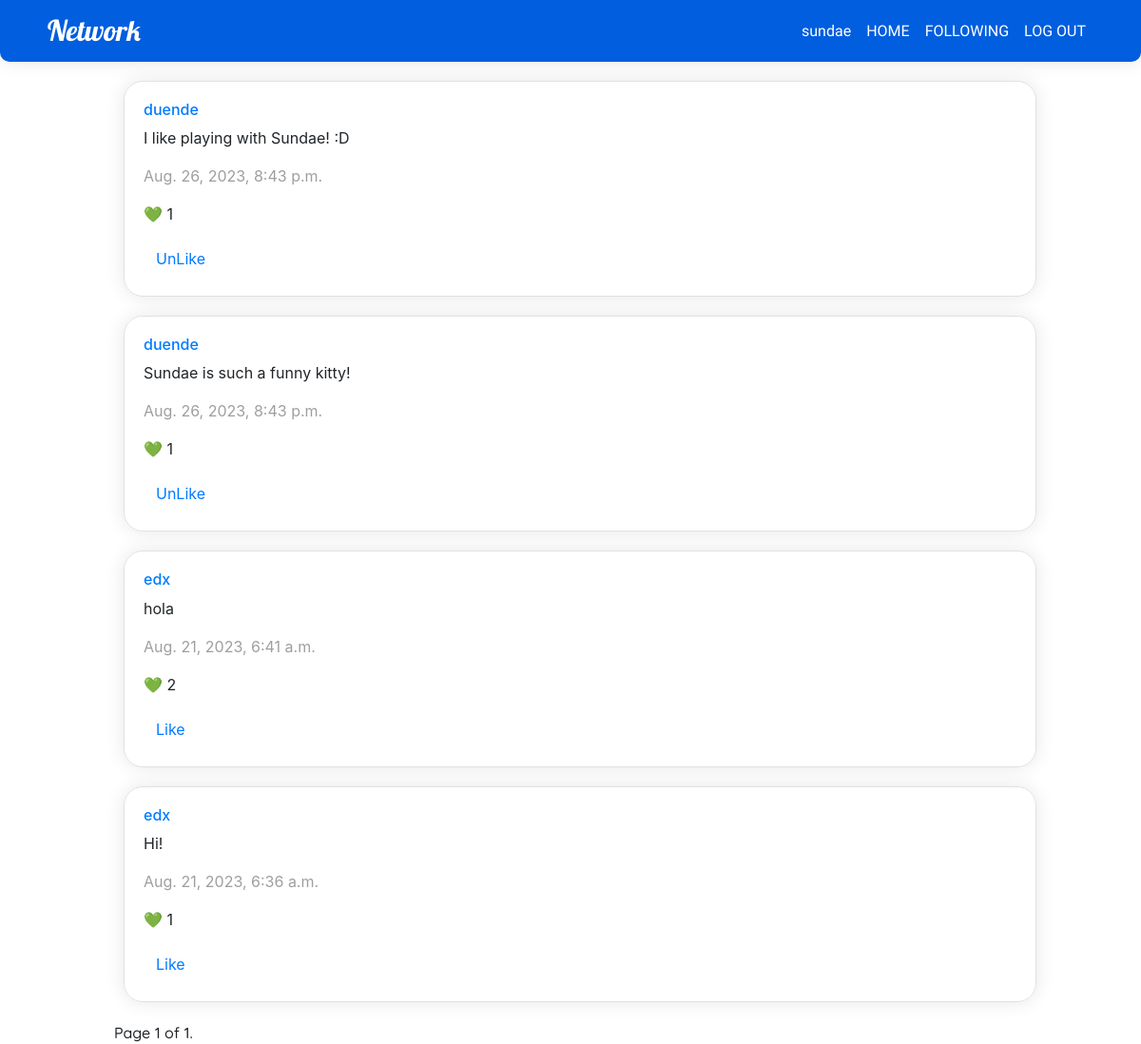
The page /following (signed in) on the database its author committed.
### network/models.py (models this page shows, shortened)
class User(AbstractUser):
    followers = models.ManyToManyField('self', symmetrical=False, related_name='user_followers')
    follows = models.ManyToManyField('self', symmetrical=False, related_name='user_follows')

class Post(models.Model):
    content = models.CharField(max_length=140)
    user = models.ForeignKey(User, related_name=("author"), on_delete=models.CASCADE)
    date = models.DateTimeField(auto_now_add=True)
    likedBy = models.ManyToManyField(User, null=True, blank=True, related_name="likedBy")
    likes = models.IntegerField(default=0)

### network/views.py (the view)
# urls.py: path("following", views.following, name="following"),
def following(request):
    actualUser = request.user
    actualProfile = User.objects.get(pk=actualUser.id)
    whoFollows = actualProfile.follows.all()
    posts = Post.objects.filter(user__in=whoFollows).order_by('-date')
    paginator = Paginator(posts, 10)
    page_number = request.GET.get('page')
    page_obj = paginator.get_page(page_number)
    user_in = request.user
    if user_in.is_authenticated:
        liked_post_ids = Like.objects.filter(whoLiked=user_in).values_list('postLiked_id', flat=True)
    else:
        liked_post_ids =[]
    return render(request, 'network/following.html', {
        'page_obj': page_obj,
        "userIn": user_in,
        "likedPostsId": liked_post_ids
        })

### network/templates/network/following.html (shortened to what this page needs)
{% extends "network/layout.html" %} {% block body %}
<div class="container-center">
{% for post in page_obj %}
<div class="newpost border mt-2" id="post-{{ post.id }}">
    <h6><a href="{% url 'user_profile' id=post.user.id %}">{{post.user}}</a></h6>
    <p id="content-{{ post.id }}">{{post.content}}</p>
    <p style="color:#9F9F9F;">{{post.date}}</p>
    <p id="likes-{{post.id}}">	&#128154 {{post.likes}}</p>
    {% if user.is_authenticated %}
    {% if post.id in likedPostsId %}
      <button id="unlike-button-{{post.id}}" onclick="unLike({{post.id}})" class="btn btn-link">UnLike</button>
    {% else %}
      <button id="like-button-{{post.id}}" onclick="like({{post.id}})" class="btn btn-link">Like</button>
    {% endif %}
    {% endif %}
</div>
{% endfor %}
<div class="pagination quicksand">
    <span class="step-links">
        <span class="current">
            Page {{ page_obj.number }} of {{ page_obj.paginator.num_pages }}.
        </span>
    </span>
</div>
</div>
{% endblock %}

### network/templates/network/layout.html (shortened to what this page needs)
{% load static %}
<!DOCTYPE html>
<html lang="en">
  <head>
    <link
      rel="stylesheet"
      href="https://stackpath.bootstrapcdn.com/bootstrap/4.4.1/css/bootstrap.min.css"
    />
    <link href="{% static 'network/styles.css' %}" rel="stylesheet" />
  </head>
  <body>
    <nav class="navbar navbar-expand-lg navbar-light francois-one-regular navbar-custom">
      <a class="lobster-regular" href="#">Network</a>
      <div>
        <ul class="navbar-nav mr-auto">
          {% if user.is_authenticated %}
          <li class="nav-item">
            <a class="nav-link francois-one-regular" href="{% url 'user_profile' id=user.id %}"
              >{{ user.username }}</a
            >
          </li>
          {% endif %}
          <li class="nav-item">
            <a class="nav-link" href="{% url 'index' %}">HOME</a>
          </li>
          {% if user.is_authenticated %}
          <li class="nav-item">
            <a class="nav-link" href="{% url 'following' %}">FOLLOWING</a>
          </li>
          <li class="nav-item">
            <a class="nav-link" href="{% url 'logout' %}">LOG OUT</a>
          </li>
          {% endif %}
        </ul>
      </div>
    </nav>
    <div class="body">{% block body %} {% endblock %}</div>
  </body>
</html>

### network/static/network/styles.css (style rules this page uses)
.lobster-regular { font-family: "Lobster", sans-serif; font-weight: 400; font-style: normal; font-size: 30px; color: white; }
.quicksand { font-family: "Quicksand", sans-serif; font-optical-sizing: auto; font-weight: 500; font-style: normal; }
.francois-one-regular { font-family: "Francois One", sans-serif; font-weight: 400; font-style: normal; }
.newpost { width: 100%; padding: 20px; height: auto; border-radius: 20px; box-shadow: 0 0 20px #e7e7e7; margin: 20px 10px; }
.container-center { margin-left: auto; margin-right: auto; width: 80vw; margin-top: 20px; }
.navbar-custom { border-radius: 0px 0px 10px 10px; background-color: #005edf; box-shadow: 0 0 20px #e7e7e7; }
.navbar-light .navbar-nav .nav-link { color: rgb(255 255 255); }
.navbar-expand-lg { justify-content: space-between; padding: 10px 50px; }

### rows shown on the page
User: username "sundae"
Post: user "duende", content "I like playing with Sundae! :D", date "Aug. 26, 2023, 8:43 p.m.", likes "1"
Post: user "duende", content "Sundae is such a funny kitty!", date "Aug. 26, 2023, 8:43 p.m.", likes "1"
Post: user "edx", content "hola", date "Aug. 21, 2023, 6:41 a.m.", likes "2"
Post: user "edx", content "Hi!", date "Aug. 21, 2023, 6:36 a.m.", likes "1"

### other values the page prints
{{ page_obj.number }} "1"
{{ page_obj.paginator.num_pages }} "1"
